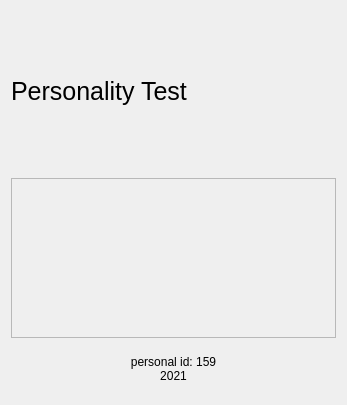
<?xml version="1.0" encoding="UTF-8"?>
<ui version="4.0">
 <class>AboutDialog</class>
 <widget class="QDialog" name="AboutDialog">
  <property name="geometry">
   <rect>
    <x>0</x>
    <y>0</y>
    <width>347</width>
    <height>405</height>
   </rect>
  </property>
  <property name="windowTitle">
   <string>Dialog</string>
  </property>
  <layout class="QGridLayout" name="gridLayout">
   <item row="0" column="0">
    <widget class="QLabel" name="label">
     <property name="font">
      <font>
       <pointsize>19</pointsize>
      </font>
     </property>
     <property name="text">
      <string>Personality Test</string>
     </property>
    </widget>
   </item>
   <item row="1" column="0">
    <widget class="QFrame" name="frame">
     <property name="minimumSize">
      <size>
       <width>50</width>
       <height>50</height>
      </size>
     </property>
     <property name="frameShape">
      <enum>QFrame::StyledPanel</enum>
     </property>
     <property name="frameShadow">
      <enum>QFrame::Raised</enum>
     </property>
     <layout class="QGridLayout" name="gridLayout_2"/>
    </widget>
   </item>
   <item row="2" column="0">
    <widget class="QLabel" name="label_2">
     <property name="maximumSize">
      <size>
       <width>16777215</width>
       <height>50</height>
      </size>
     </property>
     <property name="text">
      <string>personal id: 159
2021</string>
     </property>
     <property name="alignment">
      <set>Qt::AlignCenter</set>
     </property>
     <property name="wordWrap">
      <bool>true</bool>
     </property>
    </widget>
   </item>
  </layout>
 </widget>
 <resources/>
 <connections/>
</ui>
